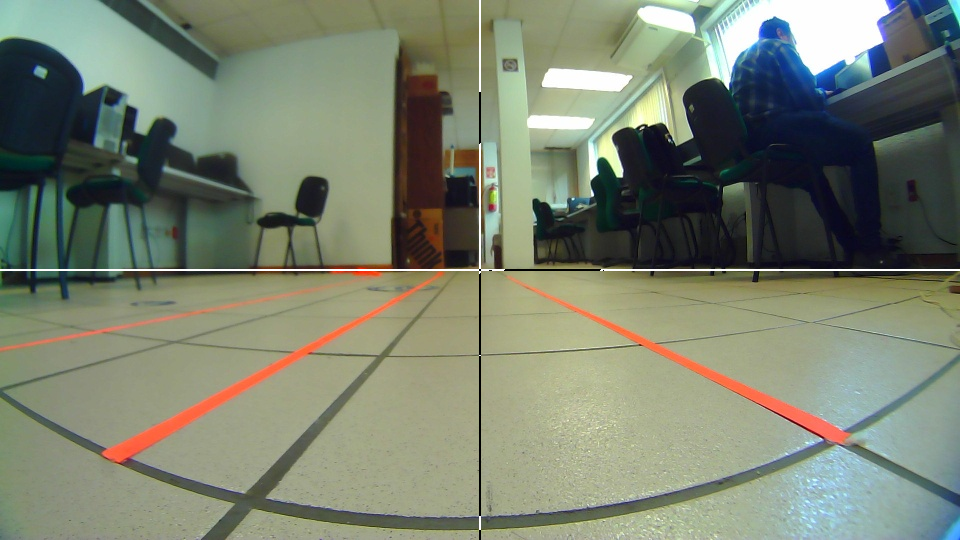
#> input picture autominy_ws/src/dotmex_final/calibration/line_finder/image_960_540_wl.png, 960 x 540 px
$ python line_finder.py
#> lines starting #> are read from the running program, lines starting #| are printed output that depends on the picture; after the words box and inside, x2 and y2 are one past the last pixel; in counts of white or black regions, pixels touching at a corner belong together; long printed decimals are rounded
import cv2
import numpy as np
from sklearn.linear_model import RANSACRegressor
from sklearn.metrics import mean_squared_error
from sklearn.cluster import DBSCAN


#**********************************************************************************************************************************
#**********************************************************************************************************************************
#**********************************************************************************************************************************
def seg_img(imagen0,y_cut):
	imagen0 = imagen0[y_cut:,:]
	K = 1
	# Color anaranjado
	lower = np.array([0,125,100])
	upper = np.array([25,255,255])
	imagenHSV = cv2.cvtColor(imagen0,cv2.COLOR_BGR2HSV)
	imagenSeg = cv2.inRange(imagenHSV,lower,upper)
	imagenSeg = cv2.medianBlur(imagenSeg,2*K+1)
	return imagenSeg
#**********************************************************************************************************************************
#**********************************************************************************************************************************
def get_list(imagenSeg,y_cut,x_tras,y_tras,H,K,dist_coeffs,nK):
	# Encontrar las coordenadas de los pixeles blancos
	list_px = cv2.findNonZero(imagenSeg)
	# Suma y_cut a la coordenada y para mantener el sistema coordenado correcto
	list_px[:,:, 1] += y_cut #270
	list_px = list_px.astype(np.float32)
	list_px = cv2.undistortPoints(list_px, K, dist_coeffs, R=None, P=nK)
	# Traslacion necesaria para antener el sistema coordenado correcto
	list_px[:,:, 0] -= x_tras #198
	list_px[:,:, 1] -= y_tras #172
	list_px = cv2.perspectiveTransform(list_px, H)
	N,_,_ = list_px.shape
	list_px = np.reshape(list_px,(N,2))
	return list_px
#**********************************************************************************************************************************
#**********************************************************************************************************************************
def fit_ransac(coordenadas_lista):
	# Convertir la lista de puntos en dos arrays separados para las coordenadas x e y
	y = np.array([punto[0] for punto in coordenadas_lista])
	x = np.array([punto[1] for punto in coordenadas_lista])
	# Reshape para que los arrays tengan la forma adecuada para scikit-learn
	x = x.reshape(-1, 1)
	y = y.reshape(-1, 1)
	# Ajustar el modelo a los puntos
	ransac.fit(x, y)
	# Obtener los inliers y outliers del modelo ajustado
	inliers_mask = ransac.inlier_mask_
	#outliers_mask = np.logical_not(inliers_mask)
	# Obtener la pendiente y el termino independiente del modelo ajustado
	m = ransac.estimator_.coef_[0][0]
	b = ransac.estimator_.intercept_[0]
	# Calcular el error cuadratico medio de los inliers
	r = mean_squared_error(y[inliers_mask], ransac.predict(x[inliers_mask]))
	# Imprimir los resultados
	#print("m: ",m)
	#print("b: ", b)
	#print("Error cuadratico medio de los inliers: ", inliers_error)
	return m,b,r
#**********************************************************************************************************************************
#**********************************************************************************************************************************
def get_lines(coordenadas):
	# Definir el algoritmo DBSCAN con el radio de vecindad y el numero minimo de puntos para formar un grupo
	eps = 20  																			# Radio de vecindad
	min_samples = 200  															# Numero minimo de puntos en un grupo
	dbscan = DBSCAN(eps=eps, min_samples=min_samples)
	etiquetas = dbscan.fit_predict(coordenadas)			# Aplicar el algoritmo DBSCAN a las coordenadas
	sublistas = {}																	# Crear un diccionario para almacenar las sublistas de puntos agrupados
	# Recorre las etiquetas y agrupa los puntos en sublistas
	for i, etiqueta in enumerate(etiquetas):
		if etiqueta not in sublistas: sublistas[etiqueta] = []
		sublistas[etiqueta].append(coordenadas[i])
	A = sublistas.items()
	M = []
	B = []
	R = []
	Y0 = []
	for _ , sublista in A:
		m,b,r = fit_ransac(sublista)
		y0 = m*299.0+b #(299.0-b)/m
		if (y0>=0.0) and (y0<=299.0):
			M.append(m)
			B.append(b)
			R.append(r)
			Y0.append(y0)
	return M, B, R, Y0

#**********************************************************************************************************************************
#**********************************************************************************************************************************
def seg_lines(Y0,M,B,R,l):
	# Quita las lineas con un MSE mayor a 2.0
	k = 0
	for mse in R:
		#print('k ',k)
		#print('mse ',mse)
		if (mse>2.0):
			del Y0[k]
			del M[k]
			del B[k]
		k = k+1

	# Linea Der.
	i = np.argmax(np.array(Y0))
	x2_d = 299
	y2_d = int(round(Y0[i]))
	x1_d = 299-l
	y1_d = int(round(x1_d*M[i]+B[i]))

	# Linea Izq.
	j = np.argmin(np.array(Y0))
	x2_i = 299
	y2_i = int(round(Y0[j]))
	x1_i = 299-l
	y1_i = int(round(x1_i*M[j]+B[j]))

	# Linea C.
	N = len(Y0)
	for k in range(N):
		if (Y0[j]<Y0[k]<Y0[i]):
			x2_c = 299
			y2_c = int(round(Y0[k]))
			x1_c = 299-l
			y1_c = int(round(x1_c*M[k]+B[k]))

	Pd = [x1_d,y1_d,x2_d,y2_d]
	Pc = [x1_c,y1_c,x2_c,y2_c]
	Pi = [x1_i,y1_i,x2_i,y2_i]
	return Pd, Pc, Pi
#**********************************************************************************************************************************
#**********************************************************************************************************************************
#						PRINCIPAL
#**********************************************************************************************************************************
#**********************************************************************************************************************************
# Crear un estimador RANSACRegressor para ajuste lineal
ransac = RANSACRegressor()
H = np.array([[-5.37973506e-02,-1.31762265,1.63979885e+02],[6.45042207e-03,-2.72330382,3.17042324e+02],[2.76842149e-05,-8.84786795e-03,1.0]])
K = np.array([[410.80239519,0.0,469.13953267],[0.0,412.74534584,258.91870387],[0.0,0.0,1.0]])
dist_coeffs = np.array([[-2.80892642e-01,7.20543846e-02,-1.77783135e-04,-9.27152558e-04,-7.49371778e-03]])
#nK, _ = cv2.getOptimalNewCameraMatrix(K, dist_coeffs, (540,960), alpha=1)
u = 540
v = 960 #img.shape #[960,540]
nK,_ = cv2.getOptimalNewCameraMatrix(K, dist_coeffs, (u,v), 1, (u,v))

y_cut = 270	# Recorte vertical de la imagen
x_tras = 198 # Traslacion para recortar la imagen sin distorcion
y_tras = 172

# Adquiere la imagen
imagen0 = cv2.imread('image_960_540_wl.png')
#> imagen0 is the input picture: shape (540, 960, 3); mean B, G, R 111.4, 129.6, 122.2
print(imagen0.shape)
#| (540, 960, 3)
# Segmenta la imagen
imagenSeg =seg_img(imagen0,y_cut)
#> in seg_img, `imagen0 = imagen0[y_cut:,:]`:
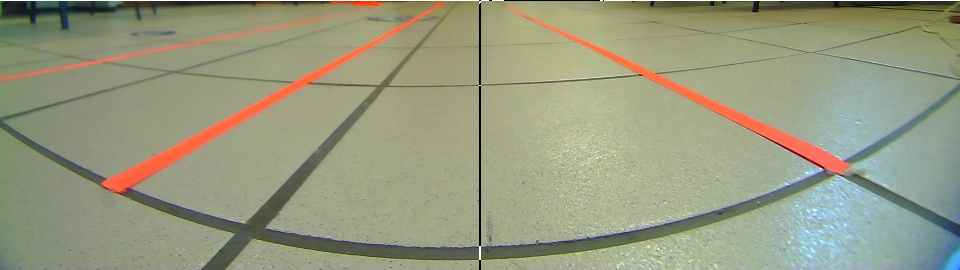
#> imagen0: shape (270, 960, 3); mean of channels 0, 1, 2 127.9, 153.9, 151.3; drawn as B, G, R
#> in seg_img, `imagenHSV = cv2.cvtColor(imagen0,cv2.COLOR_BGR2HSV)`: imagenHSV: shape (270, 960, 3); mean H, S, V 41.1, 54.5, 159.3
#> in seg_img, `imagenSeg = cv2.inRange(imagenHSV,lower,upper)`:
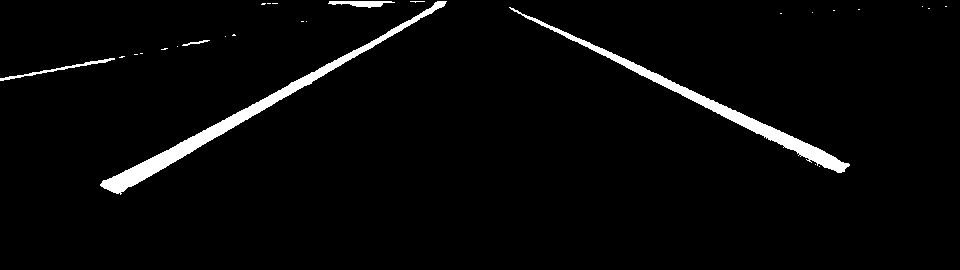
#> imagenSeg: shape (270, 960); 3% white; 27 white regions (22 under 20 px), largest, box (x1, y1, x2, y2) and area: (100, 1, 447, 195) 3928, (509, 7, 850, 173) 3196, (0, 58, 115, 81) 312, (328, 1, 395, 8) 280, (182, 40, 210, 46) 55
#> in seg_img, `imagenSeg = cv2.medianBlur(imagenSeg,2*K+1)`: imagenSeg: shape (270, 960); 3% white; 9 white regions (4 under 20 px), largest, box (x1, y1, x2, y2) and area: (100, 1, 446, 194) 3926, (510, 8, 850, 173) 3190, (0, 58, 114, 81) 310, (329, 1, 392, 8) 275, (183, 40, 208, 46) 52
# Obtiene los pixeles blancos y les aplica quita la distorcion radial y tangencial, y aplica la homografia
list_px = get_list(imagenSeg,y_cut,x_tras,y_tras,H,K,dist_coeffs,nK)
#> in get_list, `list_px = cv2.findNonZero(imagenSeg)`: list_px = contour of 7771 points, box (x1, y1, x2, y2) (0, 1, 850, 194), area 37546
#> in get_list, `list_px = np.reshape(list_px,(N,2))`: list_px = 7771 pairs, first value 135.1 to 156.5, second value 294.9 to 304.5

# Le aplica RANSAC a los puntos y los separa en grupos
# El eje vertical de la imagen es el eje x
# El eje horizontal de la imagen es el eje y
M, B, R, Y0 = get_lines(list_px)
#> in get_lines, `etiquetas = dbscan.fit_predict(coordenadas)`: etiquetas = 7771 values from 0 to 0
#> after the loop in get_lines, `for i, etiqueta in enumerate(etiquetas):`: sublistas = 1 item
#> the loop in get_lines, `for _ , sublista in A:` made 1 pass
#> (m, b, r, y0) on pass 1: (-0.573, 318, 0.235, 146.6)
#> after the loop in get_lines, `for _ , sublista in A:`: B = [318]; M = [-0.573]; R = [0.235]; Y0 = [146.6]
#> M = [-0.573]; B = [318]; R = [0.235]; Y0 = [146.6]
print('M ',M)
#| M  [-0.5732]
print('B ',B)
#| B  [317.9765]
print('R ',R)
#| R  [0.2352]
print('Y0 ',Y0)
#| Y0  [146.584]

l = 200 #[cm]
Pd, Pc, Pi = seg_lines(Y0,M,B,R,l)
#> the loop in seg_lines, `for mse in R: #print('k ',k) #print('mse ',mse)` made 1 pass
#> (mse, k) on pass 1: (0.235, 1)
#> after the loop in seg_lines, `for mse in R:`: k = 1
#> in seg_lines, `i = np.argmax(np.array(Y0))`: i = 0
#> in seg_lines, `y2_d = int(round(Y0[i]))`: y2_d = 147
#> in seg_lines, `y1_d = int(round(x1_d*M[i]+B[i]))`: y1_d = 261
#> in seg_lines, `j = np.argmin(np.array(Y0))`: j = 0
#> in seg_lines, `y2_i = int(round(Y0[j]))`: y2_i = 147
#> in seg_lines, `y1_i = int(round(x1_i*M[j]+B[j]))`: y1_i = 261
#> in seg_lines, `N = len(Y0)`: N = 1
#> in seg_lines, `Pd = [x1_d,y1_d,x2_d,y2_d]`: Pd = [99, 261, 299, 147]
#> (the run stopped early here; a loop or call above may not have finished)
